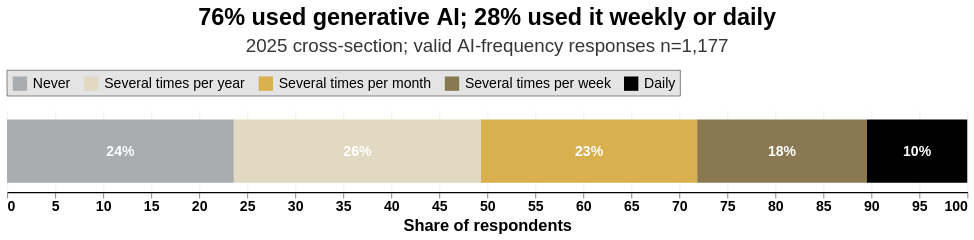

Here is the notebook cell this chart was saved with:
### Markdown cell above
## 3. Leadership-facing figures

These figures are designed as candidate building blocks for a 3–5 slide presentation. Each
uses a validated base and makes its denominator available in the title, labels, or tooltip.

### Code cell
# Overall use: one compact distribution with two leadership-ready summary statistics.
frequency_summary = (
    ai_respondents[FREQUENCY]
    .value_counts()
    .reindex(FREQ_ORDER, fill_value=0)
    .rename_axis("Frequency")
    .reset_index(name="Respondents")
)
frequency_summary["Percent"] = 100 * frequency_summary["Respondents"] / len(ai_respondents)
frequency_summary["Metric"] = "Valid AI-frequency respondents"
frequency_summary["Label"] = frequency_summary["Percent"].map(lambda value: f"{value:.0f}%")
frequency_summary["Order"] = frequency_summary["Frequency"].map(
    {value: index for index, value in enumerate(FREQ_ORDER)}
)
frequency_summary["Start"] = frequency_summary["Percent"].cumsum() - frequency_summary["Percent"]
frequency_summary["End"] = frequency_summary["Percent"].cumsum()
frequency_summary["Midpoint"] = (frequency_summary["Start"] + frequency_summary["End"]) / 2

ever_used = 100 * ai_respondents[FREQUENCY].ne("Never").mean()
weekly_used = 100 * ai_respondents["weekly_or_more"].mean()

frequency_bar = (
    alt.Chart(frequency_summary)
    .mark_bar(height=54)
    .encode(
        x=alt.X("Start:Q", title="Share of respondents", axis=alt.Axis(format=".0f")),
        x2="End:Q",
        y=alt.Y("Metric:N", title=None, axis=alt.Axis(labels=False, ticks=False, domain=False)),
        color=alt.Color(
            "Frequency:N",
            sort=FREQ_ORDER,
            scale=alt.Scale(domain=FREQ_ORDER, range=FREQ_COLORS),
            legend=alt.Legend(title=None),
        ),
        order=alt.Order("Order:Q"),
        tooltip=[
            "Frequency:N",
            "Respondents:Q",
            alt.Tooltip("Percent:Q", format=".1f", title="Percent"),
        ],
    )
)

frequency_text = (
    alt.Chart(frequency_summary.loc[frequency_summary["Percent"].ge(7)])
    .mark_text(color="white", fontWeight="bold", fontSize=12)
    .encode(
        x="Midpoint:Q",
        y=alt.Y("Metric:N"),
        text="Label:N",
    )
)

frequency_chart = style_chart(
    (frequency_bar + frequency_text).properties(
        width=820,
        height=70,
        title=alt.Title(
            f"{ever_used:.0f}% used generative AI; {weekly_used:.0f}% used it weekly or daily",
            subtitle=f"2025 cross-section; valid AI-frequency responses n={len(ai_respondents):,}",
        ),
    )
)
frequency_chart

### Figure 1 — Vega-Lite specification as saved in the notebook (floating-point values rounded to 4 significant figures)
{"config": {"view": {"continuousWidth": 300, "continuousHeight": 300, "stroke": null}, "axis": {"domain": true, "domainColor": "#000000", "domainWidth": 1, "gridColor": "#D9D9D9", "gridOpacity": 0.33, "labelFont": "Arial", "labelFontSize": 12, "labelFontWeight": 600, "tickColor": "#333537", "tickWidth": 0.5, "ticks": true, "titleFont": "Arial", "titleFontSize": 14, "titleFontWeight": "bold"}, "axisX": {"orient": "bottom"}, "axisY": {"labelLimit": 500, "labelPadding": 10, "orient": "left"}, "legend": {"direction": "horizontal", "fillColor": "#E4E4E4", "labelFont": "Arial", "labelFontSize": 12, "offset": 12, "orient": "top", "padding": 4, "strokeColor": "#333537", "strokeWidth": 0.5, "symbolSize": 150, "title": null}, "title": {"align": "center", "anchor": "middle", "color": "#000000", "font": "Arial", "fontSize": 20, "fontWeight": "bolder", "frame": "group", "offset": 12, "subtitleColor": "#333537", "subtitleFont": "Arial", "subtitleFontSize": 16, "subtitlePadding": 6}}, "layer": [{"data": {"name": "data-8359fd40657bad8c8b4a4af5fd08c70b"}, "mark": {"type": "bar", "height": 54}, "encoding": {"color": {"field": "Frequency", "legend": {"title": null}, "scale": {"domain": ["Never", "Several times per year", "Several times per month", "Several times per week", "Daily"], "range": ["#A9ADB0", "#E2D9C2", "#D8B04D", "#8A7950", "#000000"]}, "sort": ["Never", "Several times per year", "Several times per month", "Several times per week", "Daily"], "type": "nominal"}, "order": {"field": "Order", "type": "quantitative"}, "tooltip": [{"field": "Frequency", "type": "nominal"}, {"field": "Respondents", "type": "quantitative"}, {"field": "Percent", "format": ".1f", "title": "Percent", "type": "quantitative"}], "x": {"axis": {"format": ".0f"}, "field": "Start", "title": "Share of respondents", "type": "quantitative"}, "x2": {"field": "End"}, "y": {"axis": {"domain": false, "labels": false, "ticks": false}, "field": "Metric", "title": null, "type": "nominal"}}}, {"data": {"name": "data-8359fd40657bad8c8b4a4af5fd08c70b"}, "mark": {"type": "text", "color": "white", "fontSize": 12, "fontWeight": "bold"}, "encoding": {"text": {"field": "Label", "type": "nominal"}, "x": {"field": "Midpoint", "type": "quantitative"}, "y": {"field": "Metric", "type": "nominal"}}}], "height": 70, "title": {"text": "76% used generative AI; 28% used it weekly or daily", "subtitle": "2025 cross-section; valid AI-frequency responses n=1,177"}, "width": 820, "$schema": "https://vega.github.io/schema/vega-lite/v6.4.1.json", "datasets": {"data-8359fd40657bad8c8b4a4af5fd08c70b": [{"Frequency": "Never", "Respondents": 278, "Percent": 23.62, "Metric": "Valid AI-frequency respondents", "Label": "24%", "Order": 0, "Start": 0.0, "End": 23.62, "Midpoint": 11.81}, {"Frequency": "Several times per year", "Respondents": 303, "Percent": 25.74, "Metric": "Valid AI-frequency respondents", "Label": "26%", "Order": 1, "Start": 23.62, "End": 49.36, "Midpoint": 36.49}, {"Frequency": "Several times per month", "Respondents": 265, "Percent": 22.51, "Metric": "Valid AI-frequency respondents", "Label": "23%", "Order": 2, "Start": 49.36, "End": 71.88, "Midpoint": 60.62}, {"Frequency": "Several times per week", "Respondents": 208, "Percent": 17.67, "Metric": "Valid AI-frequency respondents", "Label": "18%", "Order": 3, "Start": 71.88, "End": 89.55, "Midpoint": 80.71}, {"Frequency": "Daily", "Respondents": 123, "Percent": 10.45, "Metric": "Valid AI-frequency respondents", "Label": "10%", "Order": 4, "Start": 89.55, "End": 100.0, "Midpoint": 94.77}]}}
